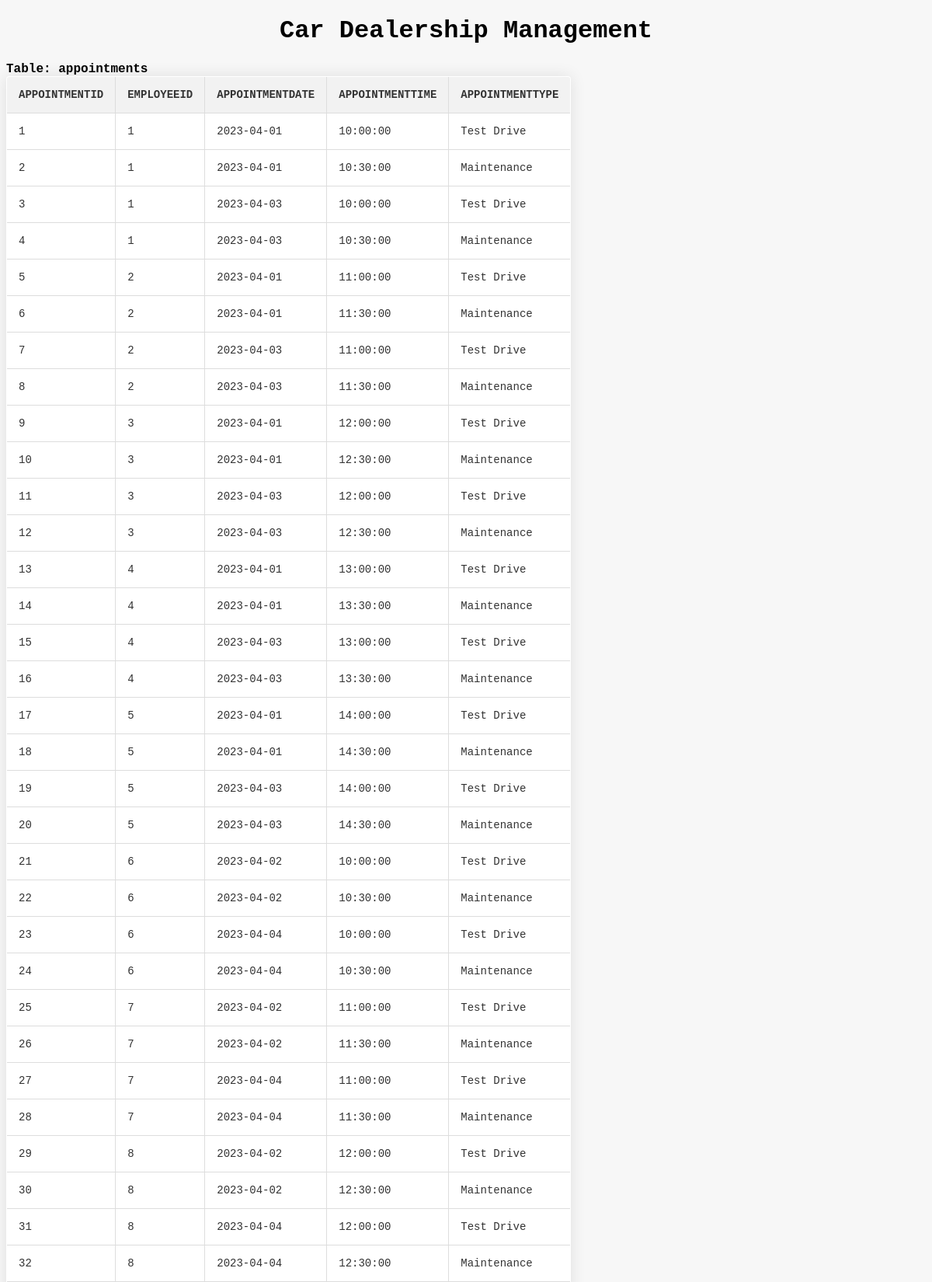
Screenshot of /table_contents.php (upper part) with the database file from the repository.
### tables this page shows
CREATE TABLE Appointments (
  AppointmentID INT AUTO_INCREMENT PRIMARY KEY,
  EmployeeID INT NOT NULL,
  AppointmentDate DATE NOT NULL,
  AppointmentTime TIME NOT NULL,
  AppointmentType VARCHAR(50) NOT NULL,
  CONSTRAINT FK_Employees_Appointments FOREIGN KEY (EmployeeID) REFERENCES Employees(EmployeeID)
);

### table_contents.php (the view, shortened to what this page needs)
<?php include 'header.php'; ?>
<?php
include('connectionData.txt');
$conn = mysqli_connect($server, $user, $pass, $dbname, $port)
or die('Error connecting to MySQL server.');
$sql = "SHOW TABLES";
$result = mysqli_query($conn, $sql);
while ($row = mysqli_fetch_row($result)) {
  echo "<strong>Table: " . $row[0] . "<br></strong>";
  $sql2 = "SELECT * FROM " . $row[0];
  $result2 = mysqli_query($conn, $sql2);
  echo "<table><tr>";
  while ($fieldinfo = mysqli_fetch_field($result2)) {
    echo "<th>" . $fieldinfo->name . "</th>";
  }
  echo "</tr>";
  while ($row2 = mysqli_fetch_row($result2)) {
    echo "<tr>";
    foreach ($row2 as $value) {
      echo "<td>" . $value . "</td>";
    }
    echo "</tr>";
  }
  echo "</table><br>";
}
?>

### header.php (style rules this page uses)
* { box-sizing: border-box; font-family: "Lucida Console",monospace; }
body { background-color: #f7f7f7; }
table { border-collapse: collapse; font-family: "Lucida Console", monospace; font-size: 14px; color: #333; margin-bottom: 20px; background-color: #fff; border: 1px solid #ccc; border-radius: 4px; overflow: hidden; box-shadow: 0 0 20px rgba(0, 0, 0, 0.1); }
th, td { padding: 15px; text-align: left; border-bottom: 1px solid #ddd; }
th { background-color: #f2f2f2; font-weight: bold; text-transform: uppercase; }
td { font-weight: normal; }
td:not(:last-child), th:not(:last-child) { border-right: 1px solid #ddd; }

### rows the page displays
appointments: value "1", AppointmentDate "2023-04-01", AppointmentTime "10:00:00", AppointmentType "Test Drive"
appointments: AppointmentID "2", EmployeeID "1", AppointmentDate "2023-04-01", AppointmentTime "10:30:00", AppointmentType "Maintenance"
appointments: AppointmentID "3", EmployeeID "1", AppointmentDate "2023-04-03", AppointmentTime "10:00:00", AppointmentType "Test Drive"
appointments: AppointmentID "4", EmployeeID "1", AppointmentDate "2023-04-03", AppointmentTime "10:30:00", AppointmentType "Maintenance"
appointments: AppointmentID "5", EmployeeID "2", AppointmentDate "2023-04-01", AppointmentTime "11:00:00", AppointmentType "Test Drive"
appointments: AppointmentID "6", EmployeeID "2", AppointmentDate "2023-04-01", AppointmentTime "11:30:00", AppointmentType "Maintenance"
appointments: AppointmentID "7", EmployeeID "2", AppointmentDate "2023-04-03", AppointmentTime "11:00:00", AppointmentType "Test Drive"
appointments: AppointmentID "8", EmployeeID "2", AppointmentDate "2023-04-03", AppointmentTime "11:30:00", AppointmentType "Maintenance"
appointments: AppointmentID "9", EmployeeID "3", AppointmentDate "2023-04-01", AppointmentTime "12:00:00", AppointmentType "Test Drive"
appointments: AppointmentID "10", EmployeeID "3", AppointmentDate "2023-04-01", AppointmentTime "12:30:00", AppointmentType "Maintenance"
appointments: AppointmentID "11", EmployeeID "3", AppointmentDate "2023-04-03", AppointmentTime "12:00:00", AppointmentType "Test Drive"
appointments: AppointmentID "12", EmployeeID "3", AppointmentDate "2023-04-03", AppointmentTime "12:30:00", AppointmentType "Maintenance"
appointments: AppointmentID "13", EmployeeID "4", AppointmentDate "2023-04-01", AppointmentTime "13:00:00", AppointmentType "Test Drive"
appointments: AppointmentID "14", EmployeeID "4", AppointmentDate "2023-04-01", AppointmentTime "13:30:00", AppointmentType "Maintenance"
appointments: AppointmentID "15", EmployeeID "4", AppointmentDate "2023-04-03", AppointmentTime "13:00:00", AppointmentType "Test Drive"
appointments: AppointmentID "16", EmployeeID "4", AppointmentDate "2023-04-03", AppointmentTime "13:30:00", AppointmentType "Maintenance"
appointments: AppointmentID "17", EmployeeID "5", AppointmentDate "2023-04-01", AppointmentTime "14:00:00", AppointmentType "Test Drive"
appointments: AppointmentID "18", EmployeeID "5", AppointmentDate "2023-04-01", AppointmentTime "14:30:00", AppointmentType "Maintenance"
appointments: AppointmentID "19", EmployeeID "5", AppointmentDate "2023-04-03", AppointmentTime "14:00:00", AppointmentType "Test Drive"
appointments: AppointmentID "20", EmployeeID "5", AppointmentDate "2023-04-03", AppointmentTime "14:30:00", AppointmentType "Maintenance"
appointments: AppointmentID "21", EmployeeID "6", AppointmentDate "2023-04-02", AppointmentTime "10:00:00", AppointmentType "Test Drive"
appointments: AppointmentID "22", EmployeeID "6", AppointmentDate "2023-04-02", AppointmentTime "10:30:00", AppointmentType "Maintenance"
appointments: AppointmentID "23", EmployeeID "6", AppointmentDate "2023-04-04", AppointmentTime "10:00:00", AppointmentType "Test Drive"
appointments: AppointmentID "24", EmployeeID "6", AppointmentDate "2023-04-04", AppointmentTime "10:30:00", AppointmentType "Maintenance"
appointments: AppointmentID "25", EmployeeID "7", AppointmentDate "2023-04-02", AppointmentTime "11:00:00", AppointmentType "Test Drive"
appointments: AppointmentID "26", EmployeeID "7", AppointmentDate "2023-04-02", AppointmentTime "11:30:00", AppointmentType "Maintenance"
appointments: AppointmentID "27", EmployeeID "7", AppointmentDate "2023-04-04", AppointmentTime "11:00:00", AppointmentType "Test Drive"
appointments: AppointmentID "28", EmployeeID "7", AppointmentDate "2023-04-04", AppointmentTime "11:30:00", AppointmentType "Maintenance"
appointments: AppointmentID "29", EmployeeID "8", AppointmentDate "2023-04-02", AppointmentTime "12:00:00", AppointmentType "Test Drive"
appointments: AppointmentID "30", EmployeeID "8", AppointmentDate "2023-04-02", AppointmentTime "12:30:00", AppointmentType "Maintenance"
appointments: AppointmentID "31", EmployeeID "8", AppointmentDate "2023-04-04", AppointmentTime "12:00:00", AppointmentType "Test Drive"
appointments: AppointmentID "32", EmployeeID "8", AppointmentDate "2023-04-04", AppointmentTime "12:30:00", AppointmentType "Maintenance"

### other values shown
$row[0] "appointments"
$fieldinfo->name "APPOINTMENTID"
$fieldinfo->name "EMPLOYEEID"
$fieldinfo->name "APPOINTMENTDATE"
$fieldinfo->name "APPOINTMENTTIME"
$fieldinfo->name "APPOINTMENTTYPE"
